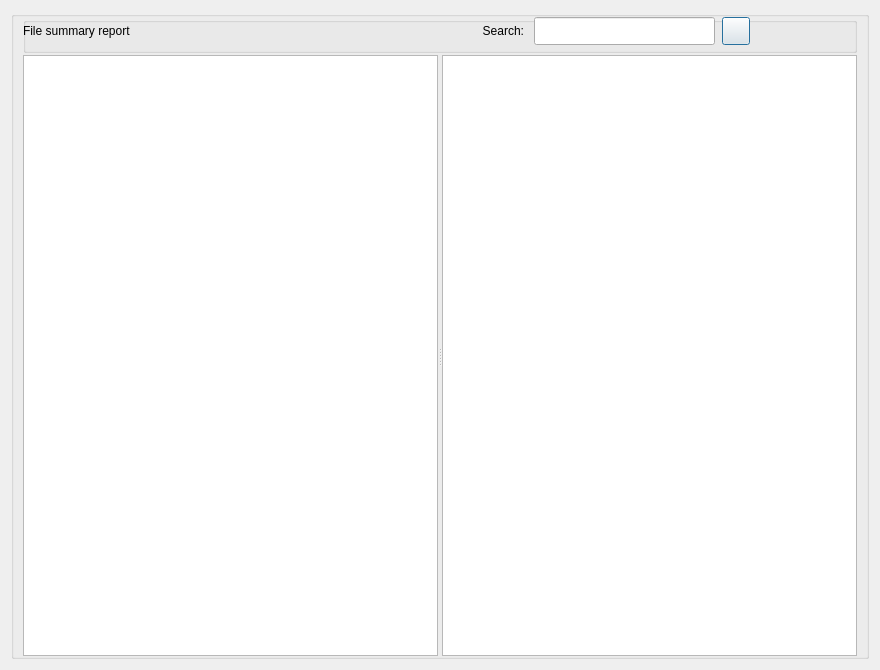
<?xml version="1.0" encoding="UTF-8"?>
<ui version="4.0">
 <class>Dialog_file_summary</class>
 <widget class="QDialog" name="Dialog_file_summary">
  <property name="geometry">
   <rect>
    <x>0</x>
    <y>0</y>
    <width>880</width>
    <height>670</height>
   </rect>
  </property>
  <property name="windowTitle">
   <string>File summary</string>
  </property>
  <layout class="QGridLayout" name="gridLayout">
   <item row="1" column="1">
    <widget class="QGroupBox" name="groupBox_2">
     <property name="title">
      <string/>
     </property>
     <layout class="QGridLayout" name="gridLayout_2">
      <property name="topMargin">
       <number>0</number>
      </property>
      <property name="bottomMargin">
       <number>0</number>
      </property>
      <property name="verticalSpacing">
       <number>2</number>
      </property>
      <item row="1" column="0">
       <widget class="QSplitter" name="splitter">
        <property name="orientation">
         <enum>Qt::Horizontal</enum>
        </property>
        <widget class="QListWidget" name="listWidget"/>
        <widget class="QTextEdit" name="textEdit"/>
       </widget>
      </item>
      <item row="0" column="0">
       <widget class="QGroupBox" name="groupBox">
        <property name="minimumSize">
         <size>
          <width>0</width>
          <height>36</height>
         </size>
        </property>
        <property name="maximumSize">
         <size>
          <width>16777215</width>
          <height>36</height>
         </size>
        </property>
        <property name="title">
         <string/>
        </property>
        <widget class="QLabel" name="label_search_results">
         <property name="geometry">
          <rect>
           <x>340</x>
           <y>0</y>
           <width>161</width>
           <height>28</height>
          </rect>
         </property>
         <property name="text">
          <string>Search:</string>
         </property>
         <property name="alignment">
          <set>Qt::AlignRight|Qt::AlignTrailing|Qt::AlignVCenter</set>
         </property>
         <property name="wordWrap">
          <bool>true</bool>
         </property>
        </widget>
        <widget class="QLineEdit" name="lineEdit_search_results">
         <property name="geometry">
          <rect>
           <x>511</x>
           <y>0</y>
           <width>181</width>
           <height>28</height>
          </rect>
         </property>
         <property name="toolTip">
          <string>Search results for text</string>
         </property>
        </widget>
        <widget class="QPushButton" name="pushButton_search_next">
         <property name="geometry">
          <rect>
           <x>699</x>
           <y>0</y>
           <width>28</width>
           <height>28</height>
          </rect>
         </property>
         <property name="toolTip">
          <string>Search for next occurence in results</string>
         </property>
         <property name="text">
          <string/>
         </property>
        </widget>
        <widget class="QLabel" name="label_files">
         <property name="geometry">
          <rect>
           <x>0</x>
           <y>0</y>
           <width>281</width>
           <height>28</height>
          </rect>
         </property>
         <property name="minimumSize">
          <size>
           <width>0</width>
           <height>28</height>
          </size>
         </property>
         <property name="maximumSize">
          <size>
           <width>16777215</width>
           <height>28</height>
          </size>
         </property>
         <property name="text">
          <string>File summary report</string>
         </property>
        </widget>
       </widget>
      </item>
     </layout>
    </widget>
   </item>
  </layout>
 </widget>
 <tabstops>
  <tabstop>listWidget</tabstop>
  <tabstop>textEdit</tabstop>
 </tabstops>
 <resources/>
 <connections/>
</ui>
